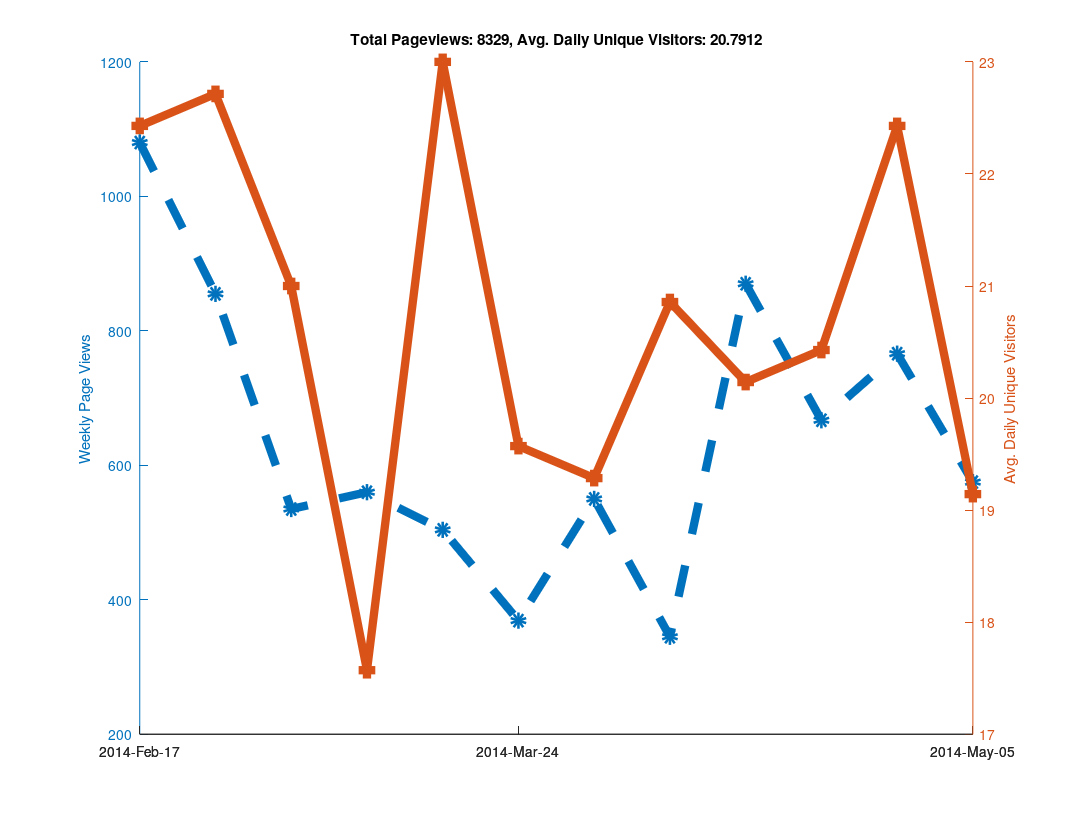

Reproduce this figure in MATLAB.
clear all

% Github has a "traffic" page now, but it doesn't seem like you can
% put in an arbitrary date range?  When I looked at it, it showed the
% numbers of unique visitors and views for the last two weeks only...
% So as long as I check back at least once every two weeks I can keep
% a record of it?  Great...

% https://github.com/libMesh/libmesh/graphs/traffic

% Date, Views, Unique Visitors
data = {
    '2014-Feb-17', 274, 25
    '2014-Feb-18', 145, 30
    '2014-Feb-19', 129, 27
    '2014-Feb-20', 202, 24
    '2014-Feb-21', 240, 22
    '2014-Feb-22', 62,  17
    '2014-Feb-23', 28,  12
    '2014-Feb-24', 217, 19
    '2014-Feb-25', 90,  25
    '2014-Feb-26', 189, 36
    '2014-Feb-27', 112, 26
    '2014-Feb-28', 81,  20
    '2014-Mar-01', 113, 17
    '2014-Mar-02', 53,  16
    '2014-Mar-03', 41,  21
    '2014-Mar-04', 144, 35
    '2014-Mar-05', 51,  20
    '2014-Mar-06', 157, 25
    '2014-Mar-07', 50,  22
    '2014-Mar-08', 50,  11
    '2014-Mar-09', 42,  13
    '2014-Mar-10', 61,  16
    '2014-Mar-11', 27,  16
    '2014-Mar-12', 111, 20
    '2014-Mar-13', 66,  20
    '2014-Mar-14', 223, 25
    '2014-Mar-15', 46,   9
    '2014-Mar-16', 26,  17
    '2014-Mar-17', 80,  29
    '2014-Mar-18', 59,  30
    '2014-Mar-19', 85,  31
    '2014-Mar-20', 122, 18
    '2014-Mar-21', 61,  21
    '2014-Mar-22', 33,  18
    '2014-Mar-23', 64,  14
    '2014-Mar-24', 95,  24
    '2014-Mar-25', 75,  28
    '2014-Mar-26', 49,  18
    '2014-Mar-27', 57,  24
    '2014-Mar-28', 33,  16
    '2014-Mar-29', 41,  16
    '2014-Mar-30', 19,  11
    '2014-Mar-31', 52,  12
    '2014-Apr-01', 120, 21
    '2014-Apr-02', 68,  23
    '2014-Apr-03', 98,  28
    '2014-Apr-04', 77,  21
    '2014-Apr-05', 80,  15
    '2014-Apr-06', 55,  15
    '2014-Apr-07', 71,  31
    '2014-Apr-08', 84,  26
    '2014-Apr-09', 33,  18
    '2014-Apr-10', 32,  16
    '2014-Apr-11', 51,  20
    '2014-Apr-12', 25,  15
    '2014-Apr-13', 49,  20
    '2014-Apr-14', 120, 23
    '2014-Apr-15', 191, 27
    '2014-Apr-16', 219, 24
    '2014-Apr-17', 216, 30
    '2014-Apr-18', 63,  19
    '2014-Apr-19', 36,  11
    '2014-Apr-20', 25,   7
    '2014-Apr-21', 115, 24
    '2014-Apr-22', 128, 31
    '2014-Apr-23', 87,  25
    '2014-Apr-24', 108, 23
    '2014-Apr-25', 111, 20
    '2014-Apr-26', 89,   9
    '2014-Apr-27', 29,  11
    '2014-Apr-28', 177, 28
    '2014-Apr-29', 170, 27
    '2014-Apr-30', 183, 28
    '2014-May-01', 97,  25
    '2014-May-02', 64,  23
    '2014-May-03', 43,  12
    '2014-May-04', 32,  14
    '2014-May-05', 125, 28
    '2014-May-06', 68,  24
    '2014-May-07', 68,  19
    '2014-May-08', 114, 14
    '2014-May-09', 47,  20
    '2014-May-10', 139, 20
    '2014-May-11', 14,   9
    '2014-May-12', 90,  27
    '2014-May-13', 92,  22
    '2014-May-14', 197, 32
    '2014-May-15', 140, 26
    '2014-May-16', 59,  20
    '2014-May-17', 21,  9
    '2014-May-18', 54,  16
    };

% length works like you would expect it to for cell arrays.
N=length(data);

% A cell array of strings holding just the dates
dates = {data{:,1}};

% Note the extra square brackets!  This seems to be required (at least
% in Octave) to catch the output of data{:,2} as an array.
views = [data{:,2}];
visitors = [data{:,3}];



% 1.) Make daily plot - You can do this, but it gets a bit hard to read

%% % Can't plot string data automatically?
%% x=linspace(1,N,N);
%%
%% % Only way to set linestyles with plotyy is after the fact, apparently.
%% % plotyy returns the axis handle first, followed by the two plot handles.
%% clf;
%% hold on;
%% [haxis, h1, h2] = plotyy(x, views, x, visitors);
%%
%% % Label the axes
%% ylabel (haxis(1), 'Daily Page Views');
%% ylabel (haxis(2), 'Daily Unique Visitors');
%%
%% % Totaling unique visitors doesn't really mean much...
%% title (['Total Pageviews: ', num2str(sum(views)), ', Avg. Daily Unique Visitors: ', num2str(mean(visitors))]);
%%
%% % Make thick lines - this looks better in PDF
%% set([h1, h2], 'linewidth', 6);
%%
%% % Turn on markers
%% set(h1, 'marker', 'o');
%% set(h2, 'marker', 's');
%%
%% % Set marker size
%% set([h1, h2], 'markersize', 6);
%%
%% % Make dashed line?  Aquaterm doesn't seem to properly display this, but it
%% % does work in the PDF!
%% set(h1, 'linestyle', '--');
%%
%% % Set the xticks and labels so that it shows dates instead of numbers.
%% xticksat = [1 length(x)];
%% set(haxis, 'xtick', xticksat);
%%
%% for i=1:length(xticksat)
%%   xtlabels{i} = data{xticksat(i), 1};
%% end
%% set(haxis, 'xticklabel', xtlabels);
%%
%% % Print to PDF
%% set (gcf, "paperposition", [0.25, 0.25, 10.75, 8.25]);
%% set (gcf, "papersize", [11, 8.5]);
%% set (gcf, "paperorientation", 'landscape');
%%
%% % Make a PDF of this plot.
%% print('-dpdf', 'github_traffic.pdf', '-FHelvetica:20');



% 2.) Make weekly plot - the data is naturally week-periodic
week_indexes = 1:7:N;

% Get total views and average unique viewers for each week
week_views = [];
week_visitors = [];
  for i=1:length(week_indexes)-1
  start = week_indexes(i);
  stop = week_indexes(i+1) - 1;
  week_views(end+1) = sum(views(start:stop));
  week_visitors(end+1) = mean(visitors(start:stop));
end

clf;
hold on;
x=linspace(1, length(week_views), length(week_views));
[haxis, h1, h2] = plotyy(x, week_views, x, week_visitors);

% Label the axes
ylabel (haxis(1), 'Weekly Page Views');
ylabel (haxis(2), 'Avg. Daily Unique Visitors');

% Totaling unique visitors doesn't really mean much...
title (['Total Pageviews: ', num2str(sum(views)), ', Avg. Daily Unique Visitors: ', num2str(mean(visitors))]);

% Make thick lines - this looks better in PDF
set([h1, h2], 'linewidth', 6);

% Turn on markers
set(h1, 'marker', 'o');
set(h2, 'marker', 's');

% Set marker size
set([h1, h2], 'markersize', 6);

% Make dashed line?  Aquaterm doesn't seem to properly display this, but it
% does work in the PDF!
set(h1, 'linestyle', '--');

% Set the xticks and labels so that it shows dates instead of numbers.
xticksat = [1 ceil(length(x)/2) length(x)];
set(haxis, 'xtick', xticksat);

for i=1:length(xticksat)
  xtlabels{i} = data{week_indexes(xticksat(i)), 1};
end
set(haxis, 'xticklabel', xtlabels);

% Print to PDF
set (gcf, "paperposition", [0.25, 0.25, 10.75, 8.25]);
set (gcf, "papersize", [11, 8.5]);
set (gcf, "paperorientation", 'landscape');

% Make a PDF of this plot.
print('-dpdf', 'weekly_github_traffic.pdf', '-FHelvetica:20');



% 3.) Make monthly plot - not enough data to be interesting yet...

%% month_intervals = {'2014-Feb-17', '2014-Mar-17', '2014-Apr-17'};
%%
%% % Numerical indexes of the month intervals
%% month_indexes = [];
%%
%% for i=1:length(month_intervals)
%%   % Calling 'strcmp' on a cell array of strings returns an array of 0s
%%   % and 1s, then 'find' returns the non-zero index.  The 'end' keyword
%%   % is used to append to the array.
%%   month_indexes(end+1) = find(strcmp(month_intervals{i}, dates));
%% end
%%
%% % Get total views and average unique viewers for each month
%% month_views = [];
%% month_visitors = [];
%%   for i=1:length(month_indexes)-1
%%   start = month_indexes(i);
%%   stop = month_indexes(i+1) - 1;
%%   month_views(end+1) = sum(views(start:stop));
%%   month_visitors(end+1) = mean(visitors(start:stop));
%% end
%%
%% clf;
%% hold on;
%% x=linspace(1, length(month_views), length(month_views));
%% [haxis, h1, h2] = plotyy(x, month_views, x, month_visitors);
